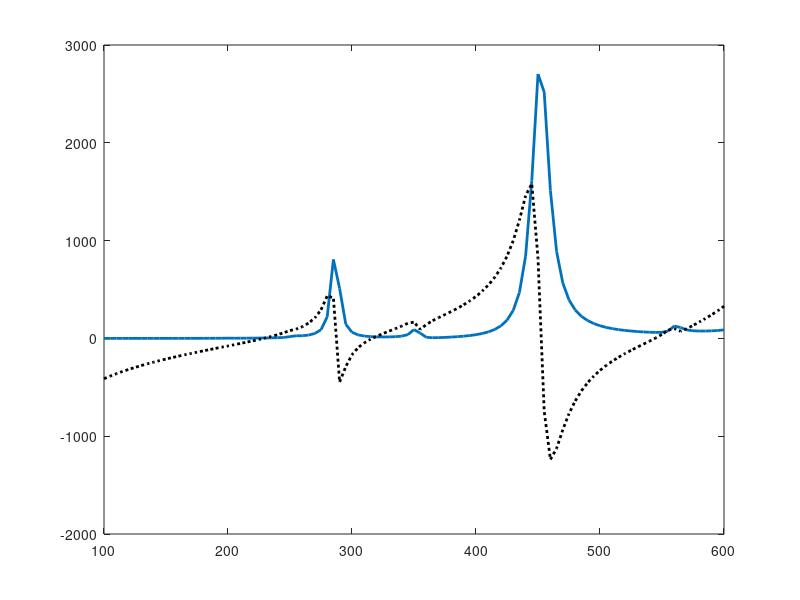

This figure's MATLAB source: (Note: this script raises an error after producing the figure.)

%%%%%%%%%%%%%%%%%%%%%%%%%cst
%
clc
clear all
nrows= [3 7];
for row=nrows

    switch row
        case 3
            load ('oct1_3row.mat');
        case 7
            load ('oct1_7row.mat')'
    end
    figure
    %
    p1=plot(f*1e-6, real(Zin), 'linewidth',2);
    hold on
    p2=plot(f*1e-6, imag(Zin),':k','linewidth',2);
    p1.Color=[0.7 0.7 0.7];
    p2.Color=[0.7 0.7 0.7];
    
    switch row
        case 3
            hs_hfss=importdata('Zin_3row_HFSS.csv');
        case 7
            hs_hfss=importdata('Zin_7row_HFSS.csv');
    end
    S1=hs_hfss.data;
    Freq = S1(:,1);
    S11=S1(:,2);%1raw
    plot(Freq,S11,'k','LineWidth',2);
    
    hold on
    S11=S1(:,3);%1raw
    plot(Freq,S11,':k','LineWidth',2);
    switch row
        case 3
            legend('Re. Model: 3 row','Im. Model: 3 row','Re. HFSS: 3 row','Im. HFSS: 3 row');
        case 7
            legend('Re. Model: 7 row','Im. Model: 7 row','Re. HFSS: 7 row','Im. HFSS: 7 row');
    end
    grid on
    set(gca, 'PlotBoxAspectRatio', [1 0.5 0.5])
    
    
    
    % hold on
    % x=hs1.Frequencies./10^9;
    % plot(x,-10,'-k','LineWidth',.5);
    set(gca,'fontsize',14,'fontweight','b','FontName','Times New Roman');
    % title('Sine Function','fontsize',12,'fontweight','b','FontName','Times New Roman');
    xlabel('Frequency (MHz)','fontsize',14,'fontweight','b','FontName','Times New Roman');
    ylabel('Input Impedance(\Omega)','fontsize',14,'fontweight','b','FontName','Times New Roman');
    
    % S11=S1(:,3);%3raw
    % plot(Freq,S11,':r','LineWidth',3);
    %
    %
    % hold on
    %
    % S11=S1(:,4);%5raw
    % plot(Freq,S11,':g','LineWidth',3);
    %
    % hold on
    %
    figure
    S11_h=20*log10(abs((S1(:,2)+j*S1(:,3)-50)./(S1(:,2)+j*S1(:,3)+50)));%7raw
    S11_m=20*log10(abs((Zin-50)./(Zin+50)));
    plot(Freq,S11_h,'k',f*1e-6, S11_m, '--k','LineWidth',2);
    hold on
    
    %legend('HFSS: 3 row','Model: 3 row');
    set(gca, 'PlotBoxAspectRatio', [1 0.5 0.5])
    
    % hold on
    % x=hs1.Frequencies./10^9;
    % plot(x,-10,'-k','LineWidth',.5);
    set(gca,'fontsize',14,'fontweight','b','FontName','Times New Roman');
    % title('Sine Function','fontsize',12,'fontweight','b','FontName','Times New Roman');
    xlabel('Frequency (MHz)','fontsize',14,'fontweight','b','FontName','Times New Roman');
    ylabel('|S_{11}| (dB)','fontsize',14,'fontweight','b','FontName','Times New Roman');
end
